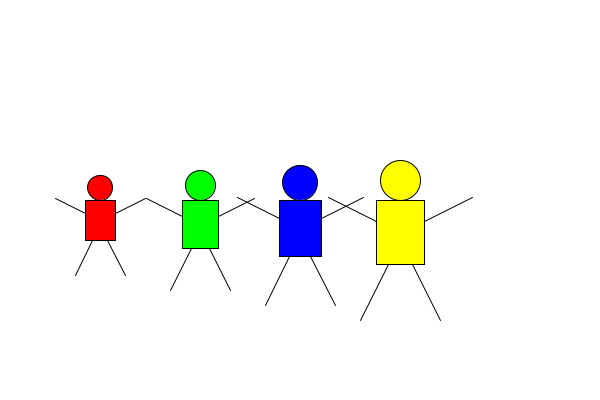
Frame 1 (no input)
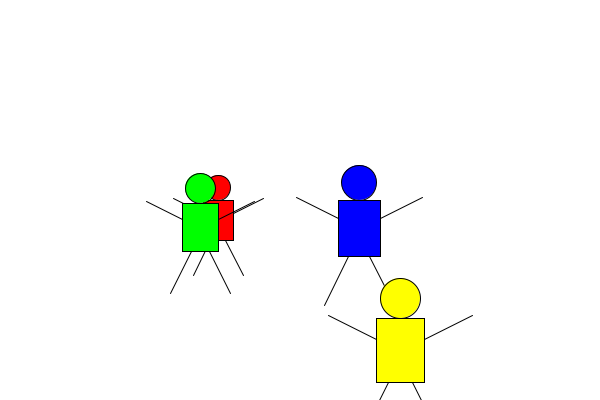
Frame 60 (the mouse pressed at the canvas centre just before this capture)
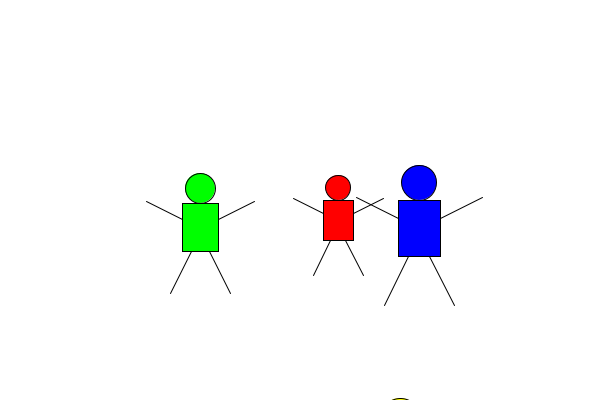
Frame 120 (the mouse held since frame 60 and released just before this capture)

The Processing sketch that drew these frames (run headless with seeded random() and noise(); from frame 60 on, the mouse is pressed at the canvas centre):

// Processing sketch: Tutorial_2_Q5
// ── Tutorial_2_Q5.pde
// Main class
Person p1, p2, p3, p4;

void setup() {
  size(600, 400);
  
  // Create 4 different person objects
  p1 = new Person(100, 200, 50, 100, color(255, 0, 0), 2, "horizontal");
  p2 = new Person(200, 200, 60, 120, color(0, 255, 0), 3, "vertical");
  p3 = new Person(300, 200, 70, 140, color(0, 0, 255), 1, "horizontal");
  p4 = new Person(400, 200, 80, 160, color(255, 255, 0), 2, "vertical");
}

void draw() {
  background(255);
  
  p1.display();
  p1.move();
  
  p2.display();
  p2.move();
  p2.bounce(); // Bounce for the second person
  
  p3.display();
  p3.move();
  
  p4.display();
  p4.move();
}

// Person class
class Person {
  float x, y;
  float width, height;
  color personColor;
  float speed;
  String direction;
  
  Person(float x, float y, float w, float h, color c, float s, String dir) {
    this.x = x;
    this.y = y;
    this.width = w;
    this.height = h;
    this.personColor = c;
    this.speed = s;
    this.direction = dir;
  }
  
  void display() {
    fill(personColor);
    
    // Calculate proportions
    float headSize = height * 0.25;
    float bodyHeight = height * 0.4;
    float bodyWidth = width * 0.6;
    float armLength = height * 0.3;
    float legLength = height * 0.35;
    
    // Head
    ellipse(x, y - headSize/2, headSize, headSize);
    
    // Body
    rect(x - bodyWidth/2, y, bodyWidth, bodyHeight);
    
    // Arms
    line(x - bodyWidth/2, y + bodyHeight/3, 
         x - bodyWidth/2 - armLength, y + bodyHeight/3 - armLength/2);
    line(x + bodyWidth/2, y + bodyHeight/3, 
         x + bodyWidth/2 + armLength, y + bodyHeight/3 - armLength/2);
    
    // Legs
    line(x - bodyWidth/4, y + bodyHeight, 
         x - bodyWidth/4 - legLength/2, y + bodyHeight + legLength);
    line(x + bodyWidth/4, y + bodyHeight, 
         x + bodyWidth/4 + legLength/2, y + bodyHeight + legLength);
  }
  
  void move() {
    if (direction.equals("horizontal")) {
      x += speed;
    } else {
      y += speed;
    }
  }
  
  void bounce() {
    // Bounce off edges
    if (y < 50 || y > height - 50) {
      speed = -speed;
    }
  }
}
